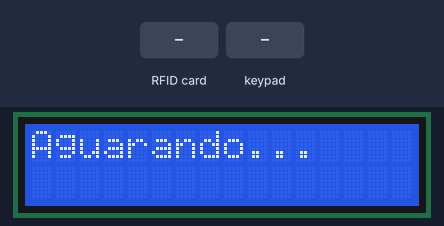
The sketch below on a simulated Arduino Uno, built with avr-gcc and run on an emulated ATmega328P. On the bench: 16×2 character LCD. The inputs (shaded band) are chosen by the test bench. What the sketch prints to the serial monitor is not drawn.

Above: at 3.3 s.
3.4 s: RFID card 5E 7A 19 C4 held to the reader
At 4.6 s:
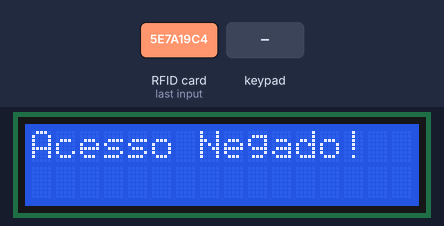
6.4 s: key '#' pressed
At 7.7 s:
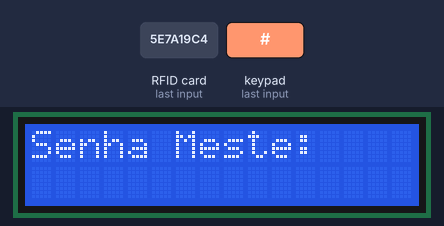
8.0 s: keypad keys 1 1 2 1 pressed 0.4 s apart
At 10.4 s:
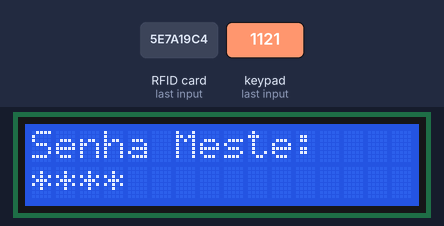
11.1 s: keypad keys 1 1 2 1 # pressed 0.4 s apart
At 13.1 s:
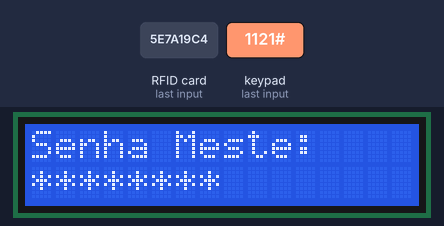
14.6 s: key '1' pressed
At 15.7 s:
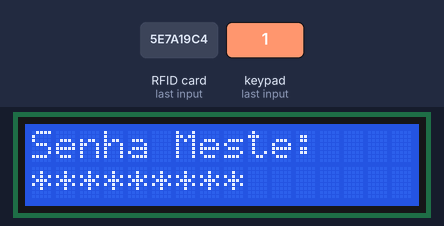
16.2 s: key 'C' pressed
At 16.8 s:
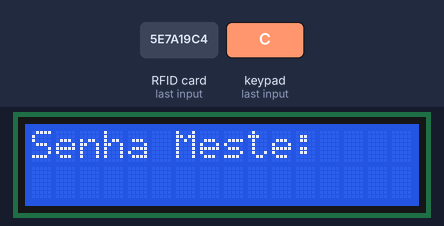
Timing chart, 0 to 18.8 s (numbered marks = the images above; inputs shaded):
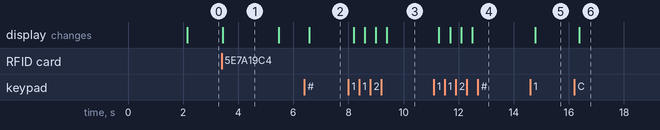

Measured:
- after the input at 3.4 s, the display: changes after 0.05 s (image 1)
- after the input at 6.4 s, the display: changes after 0.17 s (image 2)
- after the input at 8.0 s, the display: first changes after 0.18 s (image 3 shows a later state)
- after the input at 11.1 s, the display: first changes after 0.18 s (image 4 shows a later state)
- after the input at 14.6 s, the display: changes after 0.18 s (image 5)
- after the input at 16.2 s, the display: changes after 0.18 s (image 6)
- what the display in image 1 shows lasts 2.1 s, from 3.4 s to 5.5 s

The sketch:

Fechadura.ino
```cpp
#include <SPI.h>
#include <MFRC522.h>
#include <EEPROM.h>
#include <Wire.h>
#include <LiquidCrystal_I2C.h>
#include <Keypad.h> // Biblioteca do codigo

typedef enum { UNLOCK_LOOP, REGISTER, MEMORY_CLEAR, ID_INPUT_REGISTER, ID_INPUT_DELETE, INPUT_PASSWORD } PState;

#define SS_PIN 10
#define RST_PIN 2
#define BTN 3
#define REGISTER_BLINK_DELAY 500
#define TEXT_DELAY 2000
#define LCD_ADDR 0x27
#define HOLD_TIME 3000

#define ADDR_TAGS 0x0
#define ADDR_N_TAGS 0x200
#define ADDR_N_GAPS 0x201
#define ADDR_GAPS 0x202

struct Registry {
  uint32_t matricula;
  char rfid[4];
};

const byte LINHAS = 4; // Linhas do teclado
const byte COLUNAS = 4; // Colunas do teclado

const char TECLAS_MATRIZ[LINHAS][COLUNAS] = { // Matriz de caracteres (mapeamento do teclado)
  {'1', '2', '3', 'A'},
  {'4', '5', '6', 'B'},
  {'7', '8', '9', 'C'},
  {'*', '0', '#', 'D'}
};

const char master_pass[4] = "1121";

const byte PINOS_LINHAS[LINHAS] = {7, 6, 5, 4}; // Pinos de conexao com as linhas do teclado
const byte PINOS_COLUNAS[COLUNAS] = {A0, A1, A3, A2}; // Pinos de conexao com as colunas do teclado

Keypad keyboard = Keypad(makeKeymap(TECLAS_MATRIZ), PINOS_LINHAS, PINOS_COLUNAS, LINHAS, COLUNAS); // Inicia teclado

MFRC522 mfrc522(SS_PIN, RST_PIN);  // Create MFRC522 instance.
byte rfid_read[4];
byte zeros[4];
char btn_read = 0;
KeyState key_state = IDLE;
PState state = UNLOCK_LOOP;
PState next_state = UNLOCK_LOOP;
LiquidCrystal_I2C lcd(LCD_ADDR, 16, 2);  // set the LCD address to 0x27 for a 16 chars and 2 line display
char lcd_1[16] = "Aguardando...";
char lcd_2[16] = "";
char text_input[16] = "";
long btn_time = 0L;
byte cursor_position = 0;

void ReadRfid();
void HandleRfid();
void ReadKeyboard();
void HandleKeyboard();
byte NumberOfTags();
void RefreshDisplay();
void DisplayPrint(uint8_t line, const char text[16], bool hide = false);
void MemoryClear();
void WriteTagEEPROM(Registry &r);
Registry ReadTagEEPROM(int addr);
void DeleteTagEEPROM();

void setup() {
  memset(zeros, 0, 4);

  Wire.begin();
  Serial.begin(9600);  // Inicia a serial
  SPI.begin();         // Inicia  SPI bus
  mfrc522.PCD_Init();  // Inicia MFRC522
  lcd.init();
  lcd.backlight();
  pinMode(BTN, INPUT_PULLUP);
  state = UNLOCK_LOOP;
  DisplayPrint(1, "Inicializando...");
  delay(TEXT_DELAY);
}

void loop() {
  if (state == UNLOCK_LOOP) {
    memset(lcd_2, 0, 16);
    DisplayPrint(1, "Aguarando...");
  } else if (state == INPUT_PASSWORD) {
    memset(lcd_2, 0, 16);
    DisplayPrint(1, "Senha Meste:");
  } else if (state == ID_INPUT_REGISTER) {
    memset(lcd_2, 0, 16);
    DisplayPrint(1, "Matricula (C):");
  } else if (state == ID_INPUT_DELETE) {
    memset(lcd_2, 0, 16);
    DisplayPrint(1, "Matricula (D):");
  } else if (state == REGISTER) {
    memset(lcd_2, 0, 16);
    DisplayPrint(1, "Passe o Cartao:");
  }
  memset(rfid_read, 0, 4);

  ReadKeyboard();
  HandleKeyboard();
  if (state == UNLOCK_LOOP || state == REGISTER) {
    ReadRfid();
    HandleRfid();
  }
  if (state == MEMORY_CLEAR) {
    MemoryClear();
  }
}

void ReadKeyboard() {
  char leitura_teclas = keyboard.getKey(); // Atribui a variavel a leitura do teclado
  key_state = keyboard.getState();

  if (leitura_teclas) { // Se alguma tecla foi pressionada
    btn_read = leitura_teclas;
  }
}

void HandleKeyboard() {
  if (key_state == PRESSED) {
    btn_time = millis();
  }

  if (key_state == RELEASED && state != REGISTER) {
    if (btn_read == '#' && state == UNLOCK_LOOP) {
      next_state = ID_INPUT_REGISTER;
      state = INPUT_PASSWORD;
      cursor_position = 0;
    } else if (btn_read == 'D' && state == UNLOCK_LOOP) {
      next_state = ID_INPUT_DELETE;
      state = INPUT_PASSWORD;
    }

    if (state == ID_INPUT_REGISTER || state == ID_INPUT_DELETE || state == INPUT_PASSWORD) {
      if (btn_read >= '0' && btn_read <= '9' && cursor_position < 9) {
        text_input[cursor_position++] = btn_read;
        DisplayPrint(2, text_input, state == INPUT_PASSWORD);
      } else if (btn_read == 'A' && cursor_position > 0) {
        text_input[--cursor_position] = 0;
        DisplayPrint(2, text_input);
      } else if (btn_read == 'C' && cursor_position == 9) {
        if (state == ID_INPUT_REGISTER) {
          state = REGISTER;
        } else if (state == ID_INPUT_DELETE) {
          memset(lcd_2, 0, 16);
          RefreshDisplay();
          DeleteTagEEPROM();
          memset(text_input, 0, 16);
          cursor_position = 0;
          state = UNLOCK_LOOP;
        }
        memset(lcd_2, 0, 16);
        RefreshDisplay();
      } else if (btn_read == 'C' && state == INPUT_PASSWORD) {
        if (cursor_position == 4 && memcmp(master_pass, text_input, 4) == 0) {
          state = next_state;
          next_state = UNLOCK_LOOP;
          memset(text_input, 0, 16);
          cursor_position = 0;
          return;
        }

        memset(lcd_2, 0, 16);
        DisplayPrint(1, "Senha Incorreta!");
        memset(text_input, 0, 16);
        cursor_position = 0;
        delay(TEXT_DELAY);
        state = UNLOCK_LOOP;
        next_state = UNLOCK_LOOP;
      }
    }
  } else if (key_state == HOLD && state == UNLOCK_LOOP) {
    if (millis() - btn_time > HOLD_TIME) {
      if (btn_read == '*') {
        state = INPUT_PASSWORD;
        next_state = MEMORY_CLEAR;
      }
    }
  }
}

void DisplayPrint(uint8_t line, const char text[16], bool hide = false) {
  char masked[16];
  memset(masked, 0, 16);
  strncpy(masked, text, sizeof(masked));
  if (hide) {
    size_t len = strlen(masked);
    memset(masked, '*', len);
    masked[len] = '\0';
  }

  if (line == 1) {
    if (memcmp(lcd_1, masked, 16) == 0) return;
    memcpy(lcd_1, masked, 16);
  } else {
    if (memcmp(lcd_2, masked, 16) == 0) return;
    memcpy(lcd_2, masked, 16);
  }
  RefreshDisplay();
}

void RefreshDisplay() {
  lcd.clear();
  lcd.setCursor(0,0);
  lcd.print(lcd_1);
  lcd.setCursor(0,1);
  lcd.print(lcd_2);
}

byte NumberOfTags() {
  byte n;
  EEPROM.get(ADDR_N_TAGS, n);
  return n;
}

byte NumberOfGaps() {
  byte n;
  EEPROM.get(ADDR_N_GAPS, n);
  return n;
}

void MemoryClear() {
  DisplayPrint(1, "LIMPANDO MEMORIA..");
  for (int i = 0 ; i < EEPROM.length() ; i++) {
    EEPROM.write(i, 0);
  }
  state = UNLOCK_LOOP;
  delay(TEXT_DELAY);
}

void DeleteTagEEPROM() {
  uint32_t s = strtoul(text_input, nullptr, 10);
  int n = NumberOfTags();

  for (byte i=0; i<n; i++) {
    byte addr = ADDR_TAGS + i * sizeof(Registry);
    uint32_t f;

    EEPROM.get(addr, f);

    if (s == f) {
      Registry r;
      n--;
      if (i < n) { // se for a ultima nao precisa mover, só mudar a quantidade
        EEPROM.get(ADDR_TAGS + (n * sizeof(Registry)), r);
        EEPROM.put(addr, r);
      }
      EEPROM.write(ADDR_N_TAGS, n);
      DisplayPrint(1, "Registro Apagado!");
      delay(TEXT_DELAY);
      return;
    }
  }
  DisplayPrint(1, "Nao Encontrado!");
  delay(TEXT_DELAY);
}

void HandleRfid() {
  if (memcmp(rfid_read, zeros, 4) == 0)
  return;
  for (int i = 0; i < sizeof(rfid_read); i++) {
    Serial.print(rfid_read[i], HEX);
    Serial.print(" "); // Add space for readability
  }
  Serial.println();

  if (state == REGISTER) {
    Registry r;
    r.matricula = strtoul(text_input, nullptr, 10);
    memcpy(r.rfid, rfid_read, 4);
    WriteTagEEPROM(r);
    memset(text_input, 0, 16);
    cursor_position = 0;
    DisplayPrint(1, "Cadastrado...");
    delay(TEXT_DELAY);

    state = UNLOCK_LOOP;
  } else if (state == UNLOCK_LOOP) {
    byte n = NumberOfTags();
    Serial.print("NUMERO TAGS: "); Serial.println(n);

    if (n == 0) {
      DisplayPrint(1, "Acesso Negado!");
      delay(TEXT_DELAY);
      return;
    }

    byte limit = ADDR_TAGS + n * sizeof(Registry);

    for (byte addr=ADDR_TAGS; addr < limit; addr+=sizeof(Registry)) {
      Registry r = ReadTagEEPROM(addr);

      if (memcmp(r.rfid, rfid_read, 4) == 0) {
        sprintf(lcd_2, "%lu", r.matricula);
        DisplayPrint(1, "Acesso Liberado!");
        delay(TEXT_DELAY);
        return;
      }
    }
    DisplayPrint(1, "Acesso Negado!");
    delay(TEXT_DELAY);
  }
}

Registry ReadTagEEPROM(int addr) {
  Registry r;
  EEPROM.get(addr, r);
  return r;
}

void WriteTagEEPROM(Registry &r) {
  byte n = NumberOfTags();
  int addr = ADDR_TAGS + (n * sizeof(Registry));
  EEPROM.put(addr, r);
  n += 1;
  EEPROM.write(ADDR_N_TAGS, n);
}

void ReadRfid() {
  if (!mfrc522.PICC_IsNewCardPresent()) {
    return;
  }
  if (!mfrc522.PICC_ReadCardSerial()) {
    return;
  }
  memcpy(rfid_read, mfrc522.uid.uidByte, mfrc522.uid.size);
}
```
